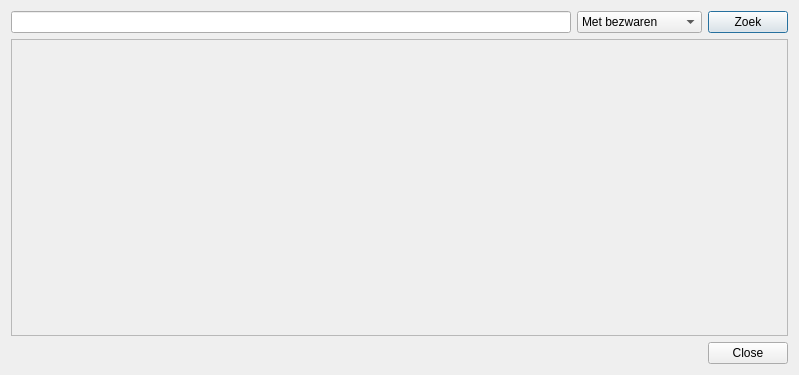
<?xml version="1.0" encoding="UTF-8"?>
<ui version="4.0">
 <class>FarmerSearchDialog</class>
 <widget class="QDialog" name="FarmerSearchDialog">
  <property name="geometry">
   <rect>
    <x>0</x>
    <y>0</y>
    <width>799</width>
    <height>375</height>
   </rect>
  </property>
  <property name="windowTitle">
   <string>Zoek landbouwer</string>
  </property>
  <layout class="QVBoxLayout" name="verticalLayout">
   <item>
    <layout class="QHBoxLayout" name="horizontalLayout">
     <item>
      <widget class="QLineEdit" name="ldt_searchfield"/>
     </item>
     <item>
      <widget class="QComboBox" name="cmb_searchType">
       <item>
        <property name="text">
         <string>Met bezwaren</string>
        </property>
       </item>
       <item>
        <property name="text">
         <string>Alle landbouwers</string>
        </property>
       </item>
      </widget>
     </item>
     <item>
      <widget class="QPushButton" name="btn_search">
       <property name="text">
        <string>Zoek</string>
       </property>
      </widget>
     </item>
    </layout>
   </item>
   <item>
    <widget class="QScrollArea" name="scrollArea">
     <property name="widgetResizable">
      <bool>true</bool>
     </property>
     <widget class="QWidget" name="scrollAreaContents">
      <property name="geometry">
       <rect>
        <x>0</x>
        <y>0</y>
        <width>779</width>
        <height>277</height>
       </rect>
      </property>
      <layout class="QVBoxLayout" name="scrollAreaLayout">
       <item>
        <spacer name="verticalSpacer">
         <property name="orientation">
          <enum>Qt::Vertical</enum>
         </property>
         <property name="sizeHint" stdset="0">
          <size>
           <width>20</width>
           <height>40</height>
          </size>
         </property>
        </spacer>
       </item>
      </layout>
     </widget>
    </widget>
   </item>
   <item>
    <widget class="QDialogButtonBox" name="buttonBox">
     <property name="orientation">
      <enum>Qt::Horizontal</enum>
     </property>
     <property name="standardButtons">
      <set>QDialogButtonBox::Close</set>
     </property>
    </widget>
   </item>
  </layout>
 </widget>
 <resources/>
 <connections>
  <connection>
   <sender>buttonBox</sender>
   <signal>accepted()</signal>
   <receiver>FarmerSearchDialog</receiver>
   <slot>accept()</slot>
   <hints>
    <hint type="sourcelabel">
     <x>248</x>
     <y>254</y>
    </hint>
    <hint type="destinationlabel">
     <x>157</x>
     <y>274</y>
    </hint>
   </hints>
  </connection>
  <connection>
   <sender>buttonBox</sender>
   <signal>rejected()</signal>
   <receiver>FarmerSearchDialog</receiver>
   <slot>reject()</slot>
   <hints>
    <hint type="sourcelabel">
     <x>316</x>
     <y>260</y>
    </hint>
    <hint type="destinationlabel">
     <x>286</x>
     <y>274</y>
    </hint>
   </hints>
  </connection>
 </connections>
</ui>
